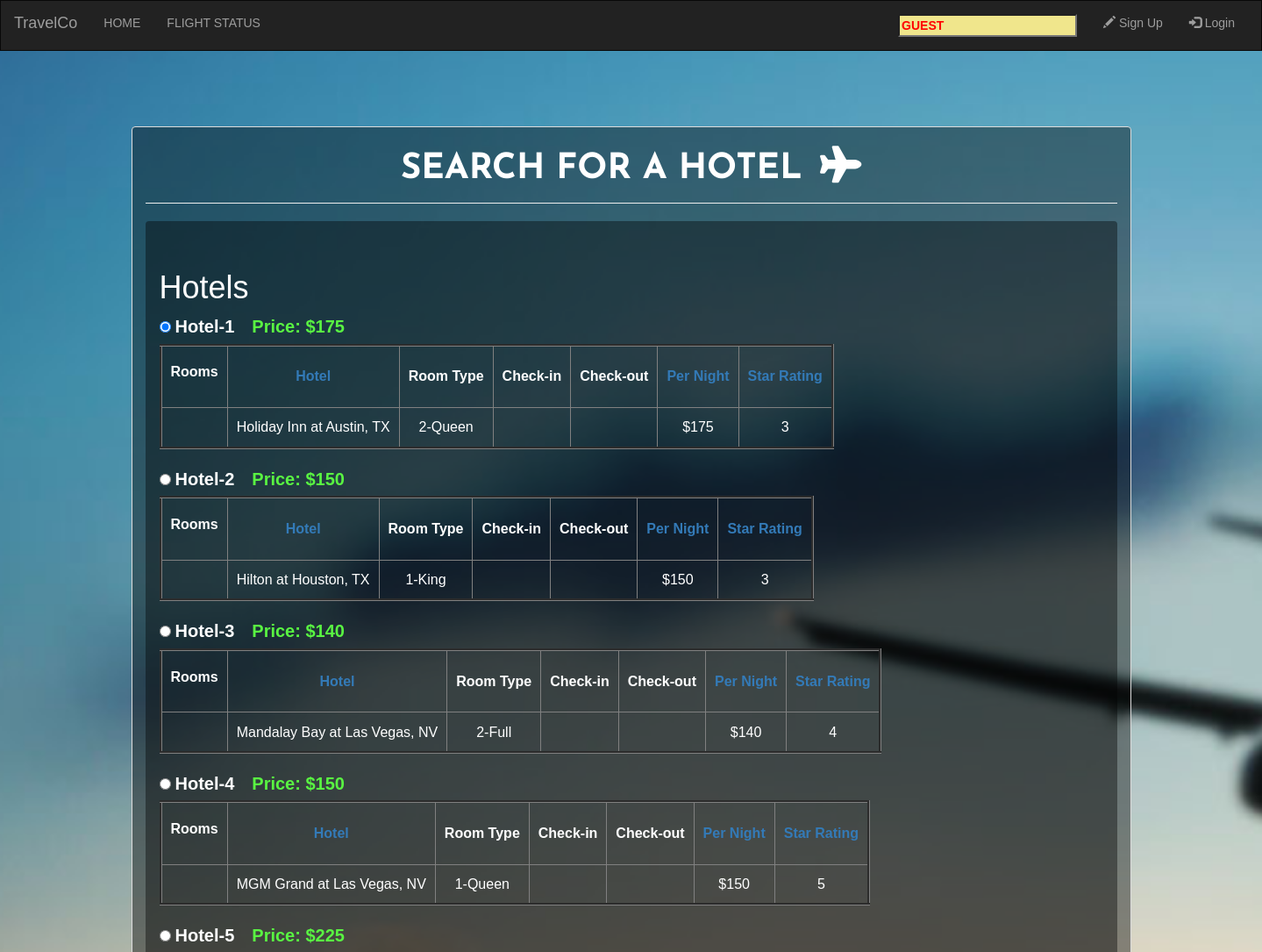
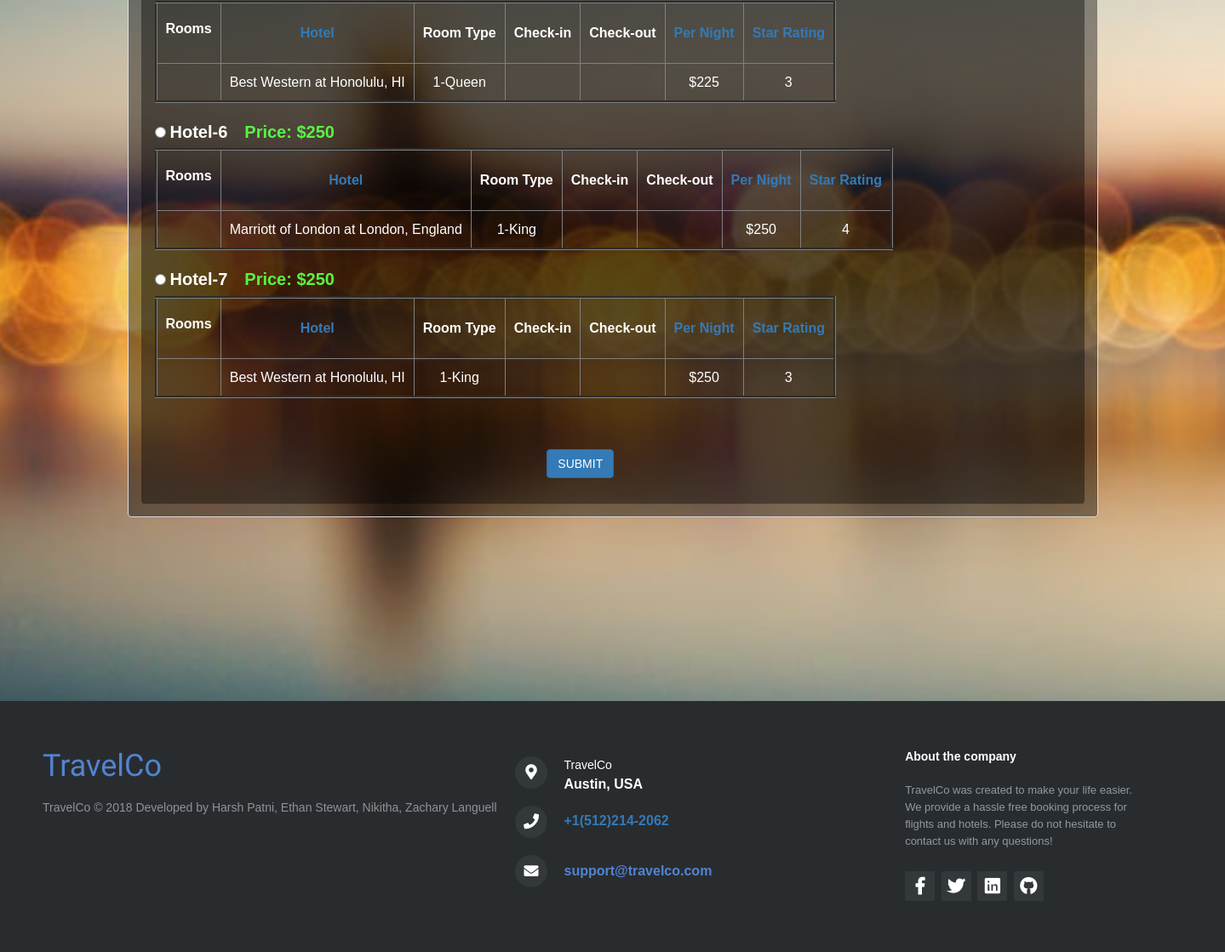
/hotelsearch.php, run on the app's committed database (2 pictures, top to bottom).
### tables this page shows
CREATE TABLE `hotel_availibility` (
  `hotel_avail_id` int(10) NOT NULL,
  `hotel_id` int(10) NOT NULL,
  `room_id` varchar(10) NOT NULL,
  `price` int(6) NOT NULL
);

CREATE TABLE `hotels` (
  `hotel_id` int(10) NOT NULL,
  `name` varchar(20) NOT NULL,
  `address` varchar(50) NOT NULL,
  `phone` varchar(12) NOT NULL,
  `capacity` int(5) NOT NULL,
  `star` int(11) NOT NULL
);

### hotelsearch.php (the view, shortened to what this page needs)
<?php
  include 'utility.php';
  $sortRequest = 0;
  if(isset($_POST['hotels-submit']) || isset($_SESSION['flightandhotel']) || isset($sortRequest)) {
    $connect = mysqli_connect("localhost","root","","survey_db_2018") or die('Error Connecting To Databse');
    $hotelDetails = $_SESSION['hotelDetails'];
    $hotelDestination = $hotelDetails['destination'];
    if($sortRequest == 1){
       $hotelStmt =  "SELECT * FROM hotels, hotel_availibility WHERE address LIKE '%$hotelDestination%' and hotels.hotel_id=hotel_availibility.hotel_id order by $order $sort";
     }
    else
      $hotelStmt = "SELECT * FROM hotels, hotel_availibility WHERE address LIKE '%$hotelDestination%' and hotels.hotel_id=hotel_availibility.hotel_id";
    $hotelQuery = mysqli_query($connect,$hotelStmt) or die("Could not search hotels");
  }
?>
<html>
<head>
  <link rel="stylesheet" href="http://maxcdn.bootstrapcdn.com/bootstrap/3.3.5/css/bootstrap.min.css">
  <link rel="stylesheet" href="css/footer.css">
  <link rel="stylesheet" href="https://use.fontawesome.com/releases/v5.2.0/css/all.css">
  <link rel="stylesheet" type="text/css" href="css/header1.css">
  <link rel="stylesheet" type="text/css" href="css/page.css">
  </head>
<body>
  <?php echo(get_header());?>
<div id="background-login">
  <div id="search" class="container-fluid">
    <div class="container">
      <div class="tab-content">
        <div id="hotels" class="tab-pane fade in active">
          <div class="panel panel-default home-panel">
            <div class="panel-body">
              <div class="page-header" style="margin-top:5px;">
                <center><b><font id="formhead">SEARCH FOR A HOTEL</font></b><i class="fa fa-plane fa-3x" style="margin-left: 20px"></i></center>
              </div>
              <div class="panel body">
                <form name="hotelResults" action="<?php echo $_SERVER['PHP_SELF']; ?>" method="post">
                <br>
                  <div class="row padding-top-10">
                    <div class="col-md-12"  style="overflow-x:auto;">
                      <?php
                        $hotelCount = 1;
                        $sessionHotels = $_SESSION["hotels"];
                        $sort = 'DESC';
                        echo '<h1>Hotels</h1>';
                        foreach($sessionHotels as $hotelRecord){
                          echo "<table border=\"3\" height = \"120\">";
                          if($hotelCount == 1)
                            echo "<label style='font-size:20px;'><input type=\"radio\" id='hotel' name='hotel'  checked='checked' style='margin-right: 5px;' value='$hotelCount'>Hotel-$hotelCount </label>";
                          else
                            echo "<label style='font-size:20px;'><input type=\"radio\" id='hotel' name='hotel' style='margin-right: 5px;' value='$hotelCount'>Hotel-$hotelCount </label>";
                          echo "<span style='margin-left: 20px;'>" . "<strong><span style='color:#59f442; font-size:20px;'>Price: $" . $hotelRecord['price'] ."<span style='margin-left:20px'>"  . "</strong></span></span></span>";
                          echo "<tbody>";
                          echo "<tr>";
            							echo '<td align = "center" style="color: white;"><p><strong>Rooms</strong></p></td>';
            							echo "<td align = \"center\" style=\"color: white;\"><a href=\"hotelSearch.php?sort=$sort&&order=name&&sortRequest=1\"><strong>Hotel</strong></a</td>";
            							echo '<td align = "center" style="color: white;"><strong>Room Type</strong></td>';
            							echo '<td align = "center" style="color: white;"><strong>Check-in</strong></td>';
            							echo '<td align = "center" style="color: white;"><strong>Check-out</strong></td>';
            							echo "<td align = \"center\" style=\"color: white;\"><a href=\"hotelSearch.php?sort=$sort&&order=price&&sortRequest=1\"><strong>Per Night</strong></a</td>";
                          echo "<td align = \"center\" style=\"color: white;\"><a href=\"hotelSearch.php?sort=$sort&&order=star&&sortRequest=1\"><strong>Star Rating</strong></a></td>";
            							echo '</tr>';
                          echo "<tr>";
            							echo "<td align = \"center\" style=\"color: white;\">" . $hotelRecord["num_rooms"] . "</td>";
            							echo "<td align = \"center\" style=\"color: white;\">" . $hotelRecord["hotel_name"] . " at " . $hotelRecord["hotel_address"]. "</td>";
            							echo "<td align = \"center\" style=\"color: white;\">" . $hotelRecord["room_id"] . "</td>";
            							echo "<td align = \"center\" style=\"color: white;\">" . $hotelRecord["hotel_check_in"] . "</td>";
            							echo "<td align = \"center\" style=\"color: white;\">" . $hotelRecord["hotel_check_out"] . "</td>";
            							echo "<td align = \"center\" style=\"color: white;\">" . "$" . $hotelRecord["price"] . "</td>";
                          echo "<td align = \"center\" style=\"color: white;\">" .  $hotelRecord["star"] . "</td>";
            							echo "</tr>";
                          echo "</table>";
                          echo "<br>";
                          $hotelCount++;
                        }
                      ?>
                    </div>
                  </div>
                  <br><br>
                <div class="row padding-top-10">
                <div class="col-sm-offset-5 col-sm-10">
                  <button type="submit" data-toggle="tooltip" data-placement="right" title="REGISTER!" class="btn btn-primary">SUBMIT</button>
                </div>
              </div>
            </form>
          </div>
        </div>
      </div>
    </div>
  </div>
</div>
</div>
</div>
  <?php echo get_footer();?>
</body>
</html>

### utility.php (shortened to what this page needs)
<?php
function get_footer(){
return <<< HTML
	<footer class="footer-distributed">
		<div class="footer-left">
			<h3><span>TravelCo</span></h3>
			<p class="footer-links">
			</p>
			<p class="footer-company-name">TravelCo &copy; 2018 Developed by Harsh Patni, Ethan Stewart, Nikitha, Zachary Languell</p>
		</div>
		<div class="footer-center">
			<div>
				<i class="fas fa-map-marker-alt"></i>
				<p href="#"><span>TravelCo</span> Austin, USA</p>
			</div>
			<div>
				<i class="fas fa-phone"></i>
				<a href="tel:+1(512)214-2062">+1(512)214-2062</a>
			</div>
			<div>
				<i class="fas fa-envelope"></i>
				<p><a href="mailto:support@travelco.com">support@travelco.com</a></p>
			</div>
		</div>
			<div class="footer-right">
				<p class="footer-company-about">
					<span>About the company</span>
					TravelCo was created to make your life easier. We provide a hassle free booking process for flights and hotels. Please do not hesitate to contact us with any questions!
				</p>
				<div class="footer-icons">
					<a href="#"><i class="fab fa-facebook-f"></i></a>
					<a href="#"><i class="fab fa-twitter"></i></a>
					<a href="#"><i class="fab fa-linkedin"></i></a>
					<a href="#"><i class="fab fa-github"></i></a>
				</div>
			</div>
		</footer>
HTML;
}
function get_header(){
	if(!isset($_SESSION["user"])){
 		$user = 'GUEST';
 		$my_header = guest_header($user);
 	}
 	else{
 		$user = $_SESSION["user"];
 		$my_header = user_header($user);
 	}
 	return $my_header;
}
function guest_header($username){
return <<< HTML
	<nav class="navbar navbar-inverse " data-spy="affix" data-offset-top="120" >
  		<div class="container-fluid">
    		<div class="navbar-header">
      		<a class="navbar-brand" href="index.php">TravelCo</a>
    		</div>
    		<div class="collapse navbar-collapse" id="myNavbar">
      		<ul class="nav navbar-nav">
        		<li><a href="index.php">HOME</a></li>
        		<li><a href="flightStatus.php">FLIGHT STATUS</a></li>
        		<!--
        		<li><a href="about.php">ABOUT US</a></li>
        		-->
      		</ul>
      		<ul class="nav navbar-nav navbar-right">
						<li><a href="#"><input type="text" style="background-color: khaki; color: red; font-weight: bold; text-transform: uppercase;" value="$username" readonly></a></li>
        		<li><a href="register.php"><span class="glyphicon glyphicon-pencil"></span> Sign Up</a></li>
        		<li><a href="login.php"><span class="glyphicon glyphicon-log-in"></span> Login</a></li>
     		  </ul>
    		</div>
  		</div>
	</nav>
HTML;
}
?>

### css/footer.css (style rules this page uses)
.fa-phone:before, .fa-map-marker-alt:before { line-height: 37px !important; font-size: 18px !important; }
.footer-distributed .footer-icons a { padding-top: 8px; }
.footer-distributed .footer-center i { font-size: 18px; }
.footer-distributed { background-color: #292c2f; box-shadow: 0 1px 1px 0 rgba(0, 0, 0, 0.12); box-sizing: border-box; width: 100%; text-align: left; font: bold 16px sans-serif; padding: 55px 50px; }
.footer-distributed .footer-left, .footer-distributed .footer-center, .footer-distributed .footer-right { display: inline-block; vertical-align: top; }
.footer-distributed .footer-left { width: 40%; }
.footer-distributed h3 { color: #ffffff; font: normal 36px 'Cookie', cursive; margin: 0; }
.footer-distributed h3 span { color: #5383d3; }
.footer-distributed .footer-company-name { color: #8f9296; font-size: 14px; font-weight: normal; margin: 0; }
.footer-distributed .footer-center { width: 35%; }
.footer-distributed .footer-center i { background-color: #33383b; color: #ffffff; font-size: 25px; width: 38px; height: 38px; border-radius: 50%; text-align: center; line-height: 42px; margin: 10px 15px; vertical-align: middle; }
.footer-distributed .footer-center i.fa-envelope { font-size: 17px; line-height: 38px; }
.footer-distributed .footer-center p { display: inline-block; color: #ffffff; vertical-align: middle; margin:0; }
.footer-distributed .footer-center p span { display:block; font-weight: normal; font-size:14px; line-height:2; }
.footer-distributed .footer-center p a { color: #5383d3; text-decoration: none;; }
.footer-distributed .footer-right { width: 20%; }
.footer-distributed .footer-company-about { line-height: 20px; color: #92999f; font-size: 13px; font-weight: normal; margin: 0; }
.footer-distributed .footer-company-about span { display: block; color: #ffffff; font-size: 14px; font-weight: bold; margin-bottom: 20px; }
.footer-distributed .footer-icons { margin-top: 25px; }
.footer-distributed .footer-icons a { display: inline-block; width: 35px; height: 35px; cursor: pointer; background-color: #33383b; border-radius: 2px; font-size: 20px; color: #ffffff; text-align: center; line-height: 35px; margin-right: 3px; margin-bottom: 5px; }

### css/header1.css (style rules this page uses)
.navbar { border-radius: 0px !important; margin-bottom: 0px !important; }
#formhead { font-family: 'Josefin Sans', sans-serif; text-align:center; font-size:40px; }

### css/page.css (style rules this page uses)
body { font-family: Arial; margin: 0px; }
#search { padding-top: 6%; padding-bottom: 15% }
.navbar { border-radius: 0px !important; margin-bottom: 0px; }
.home-panel { background: rgba(0,0,0,0.4); color: white; }
#background-register, #background-login { background: url(../images/flight1.jpg); width: 100%; height: auto; background-size: cover; background-position: center center; background-attachment: fixed; }
.register-panel, .panel-default>.panel-heading, .panel .body { background: rgba(0,0,0,0.4); color: white; }
.panel .body { padding: 15px; }
.panel { margin-bottom: 0; }
td { padding: 0px 10px 0px 10px; }
input { color: black; }

### data on the page
hotel_availibility: price "175", hotel.name "Holiday Inn", hotel.address "Austin, TX", room "2-Queen", hotel.star "3"
hotel_availibility: price "150", hotel.name "Hilton", hotel.address "Houston, TX", room "1-King", hotel.star "3"
hotel_availibility: price "140", hotel.name "Mandalay Bay", hotel.address "Las Vegas, NV", room "2-Full", hotel.star "4"
hotel_availibility: price "150", hotel.name "MGM Grand", hotel.address "Las Vegas, NV", room "1-Queen", hotel.star "5"
hotel_availibility: price "225", hotel.name "Best Western", hotel.address "Honolulu, HI", room "1-Queen", hotel.star "3"
hotel_availibility: price "250", hotel.name "Marriott of London", hotel.address "London, England", room "1-King", hotel.star "4"
hotel_availibility: price "250", hotel.name "Best Western", hotel.address "Honolulu, HI", room "1-King", hotel.star "3"
